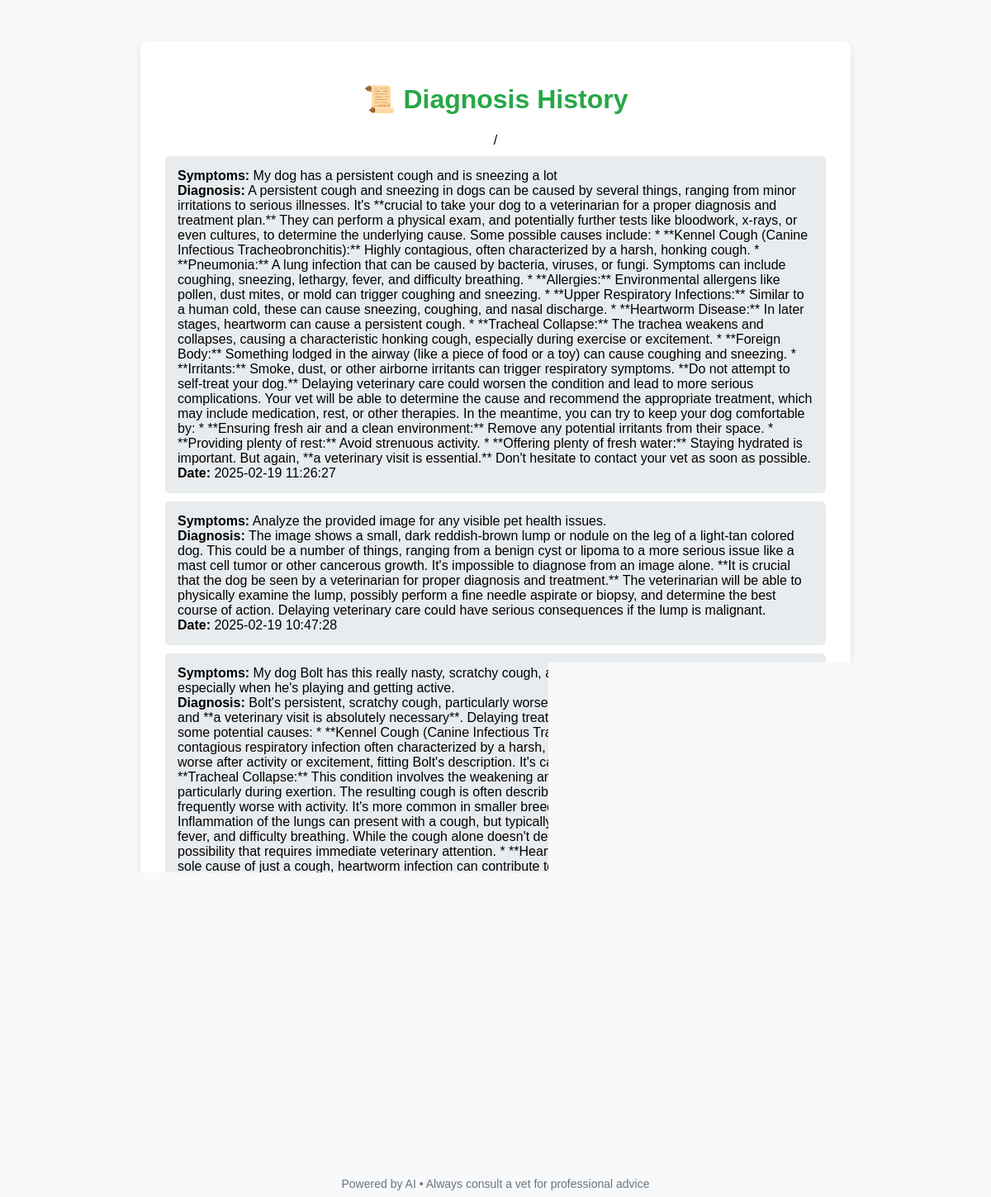
The app's page /history with its own data.
### tables this page shows
CREATE TABLE diagnoses (
                id INTEGER PRIMARY KEY AUTOINCREMENT,
                symptoms TEXT,
                image TEXT,
                diagnosis TEXT,
                timestamp TEXT
            );

### app.py (the view)
@app.route('/history')
def history():
    with sqlite3.connect("diagnoses.db") as conn:
        cursor = conn.cursor()
        cursor.execute("SELECT symptoms, diagnosis, timestamp FROM diagnoses ORDER BY timestamp DESC LIMIT 10")
        diagnoses = cursor.fetchall()
    return render_template("history.html", diagnoses=diagnoses)

### templates/history.html (shortened to what this page needs)
<!DOCTYPE html>
<html lang="en">
<head>
</head>
<body>
    <div class="container">
        <h1>📜 Diagnosis History</h1>/
        {% if diagnoses %}
            {% for diagnosis in diagnoses %}
                <div class="history-item">
                    <strong>Symptoms:</strong> {{ diagnosis[0] }}<br>
                    <strong>Diagnosis:</strong> {{ diagnosis[1] }}<br>
                    <strong>Date:</strong> {{ diagnosis[2] }}
                </div>
            {% endfor %}
        {% else %}
            <p>No past diagnoses found.</p>
        {% endif %}
        <br>
        <button onclick="window.location.href='/'">⬅️ Back to Diagnosis</button>
    </div>
    <div class="footer">Powered by AI • Always consult a vet for professional advice</div>
</body>
</html>

### templates/history.html (style rules this page uses)
body { font-family: Arial, sans-serif; background-color: #f8f9fa; text-align: center; }
.container { max-width: 800px; margin: 50px auto; background: white; padding: 30px; border-radius: 10px; box-shadow: 0 4px 10px rgba(0, 0, 0, 0.1); opacity: 0; transform: translateY(20px); animation: fadeIn 0.5s ease-out forwards; }
h1 { color: #28a745; }
.history-item { background: #e9ecef; padding: 15px; margin: 10px 0; border-radius: 5px; text-align: left; }
.footer { margin-top: 20px; font-size: 14px; color: #6c757d; }
button { padding: 12px; font-size: 18px; background: #007bff; color: white; border: none; border-radius: 5px; cursor: pointer; transition: background 0.3s, transform 0.2s; }

### records on screen
diagnoses: symptoms "My dog has a persistent cough and is sneezing a lot", diagnosis "A persistent cough and sneezing in dogs can be caused by several things, ranging from minor irritations to serious illnesses. It's **crucial to take your dog to a veterinarian for a proper diagnosis and treatment plan.** They can perform a physical exam, and potentially further tests like bloodwork, x-rays, or even cultures, to determine the underlying cause. Some possible causes include: * **Kennel Cough (Canine Infectious Tracheobronchitis):** Highly contagious, often characterized by a harsh, honking cough. * **Pneumonia:** A lung infection that can be caused by bacteria, viruses, or fungi. Symptoms can include coughing, sneezing, lethargy, fever, and difficulty breathing. *…", timestamp "2025-02-19 11:26:27"
diagnoses: symptoms "Analyze the provided image for any visible pet health issues.", diagnosis "The image shows a small, dark reddish-brown lump or nodule on the leg of a light-tan colored dog. This could be a number of things, ranging from a benign cyst or lipoma to a more serious issue like a mast cell tumor or other cancerous growth. It's impossible to diagnose from an image alone. **It is crucial that the dog be seen by a veterinarian for proper diagnosis and treatment.** The veterinarian will be able to physically examine the lump, possibly perform a fine needle aspirate or biopsy, and determine the best course of action. Delaying veterinary care could have serious consequences if the lump is malignant.", timestamp "2025-02-19 10:47:28"
diagnoses: symptoms "My dog Bolt has this really nasty, scratchy cough, and he keeps coughing over and over, especially when he's playing and getting active.", diagnosis "Bolt's persistent, scratchy cough, particularly worsened by activity, points to several possibilities, and **a veterinary visit is absolutely necessary**. Delaying treatment could worsen the condition. Here are some potential causes: * **Kennel Cough (Canine Infectious Tracheobronchitis):** This is a highly contagious respiratory infection often characterized by a harsh, honking cough. The cough is frequently worse after activity or excitement, fitting Bolt's description. It's caused by several viruses and bacteria. * **Tracheal Collapse:** This condition involves the weakening and collapse of the trachea (windpipe), particularly during exertion. The resulting cough is often described as a…"
